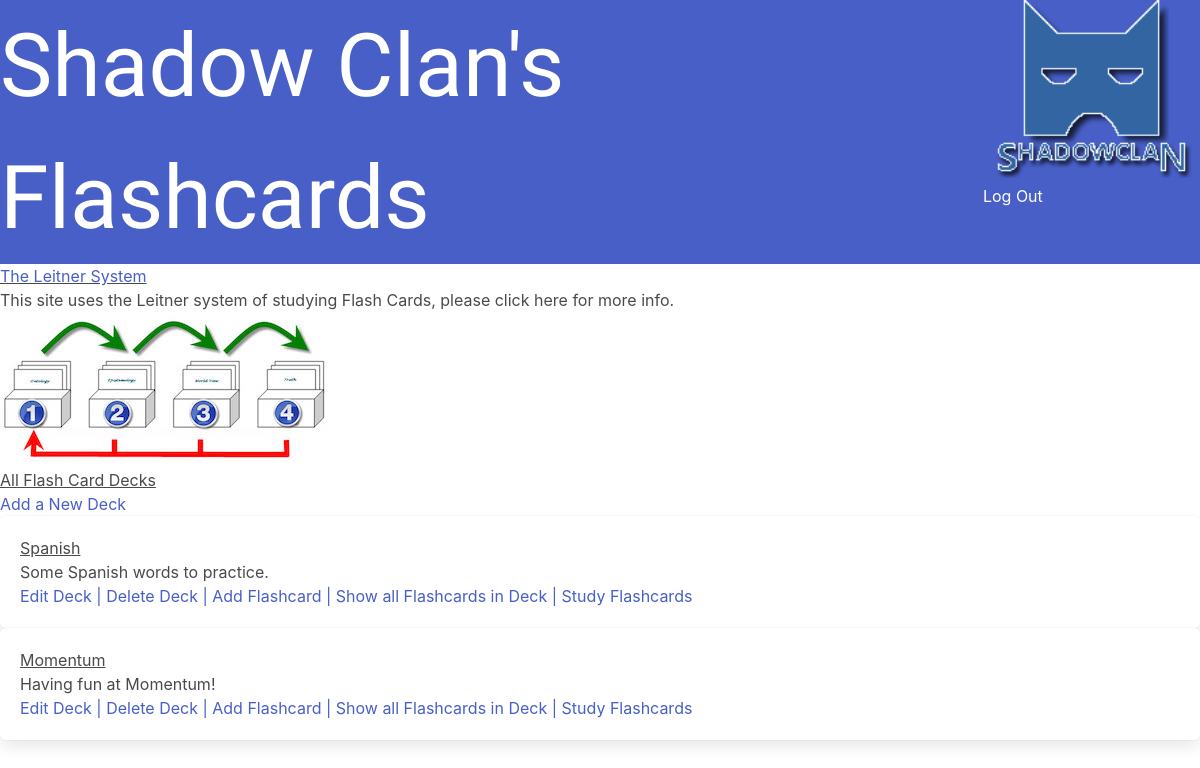
Page /decks (signed in) on the committed database.
### flashcardsapp/models.py (models this page shows, shortened)
class Deck(models.Model):
    name = models.CharField(max_length=200)
    description = models.TextField(max_length=1000)
    deck_user = models.ForeignKey(
        User, on_delete=models.CASCADE, null=True, blank=True, related_name="deck_user"
    )
    slug = models.SlugField(
        max_length=200,
        null=True,
        blank=True,
        unique=True,
    )
    date = models.DateTimeField(auto_now_add=datetime.now)

### flashcardsapp/views.py (the view)
# urls.py: path("decks", flash_views.deck_list, name="deck_list"),
@login_required(login_url="auth_login")
def deck_list(request,):
    decks = Deck.objects.all()
    flashcards = FlashCard.objects.all()
    return render(
        request, "deck_list.html", {
            "decks": decks, "flashcards": flashcards}
    )

### templates/deck_list.html
{% extends "base.html" %}
{% load static %}
{% load statement %}
{% block content %}
<section>
  <div class="f6 lh-copy">
      <div class="pb3">
    <div><p class="p1 f3 lh-copy"><a href={% url 'leitner' %}>The Leitner System </a></p>
      <p>This site uses the Leitner system of studying Flash Cards, please click here for more info.</p></div>
    <img src="{% static 'LeitnerSmall.jpeg' %}">
</div>
    <div class="p1 f3 lh-copy"><h1>All Flash Card Decks</h1></div>
</div>
      <a href={% url 'add_deck' pk=user.pk %}>Add a New Deck</a>
  {% for deck in decks %}
  {% if deck.deck_user_id == user.id %}
  <div class="pb3">
  <div class="box w-60 h-75 pb7 pt4">
      <p class="p1 f3 lh-copy">{{ deck.name }} </p>
      <p>{{ deck.description }} </p>
<div class="pt4">
<a href={% url 'edit_deck' slug=deck.slug pk=user.pk %} class=>Edit Deck |</a>
<a href={% url 'delete_deck' slug=deck.slug%} class=>Delete Deck |</a>
<a href={% url 'add_flashcard' slug=deck.slug %}>Add Flashcard |</a>
<a href={% url 'show_flashcards' slug=deck.slug %} class=>Show all Flashcards in Deck |</a>
<a href={% url 'choose_box' deck.slug %}>Study Flashcards </a>
    </div>
 </div>
</div>
  {% endif %}
  {% endfor %}
</section>
{% endblock content %}

### static/stylesheet.css (style rules this page uses)
.p1 { text-decoration: underline; }

### rows in the picture
Deck: name "Spanish", description "Some Spanish words to practice."
Deck: name "Momentum", description "Having fun at Momentum!"
